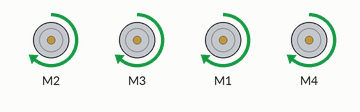
Bench run of a sketch on a simulated Arduino Uno, built with avr-gcc and run on an emulated ATmega328P. On the bench: 4 × DC motor (green arrow = forward, orange = backward, longer = faster).

Above: at 1.5 s.
At 4.5 s:
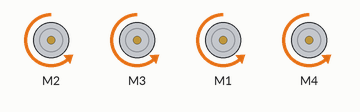
At 6.5 s:
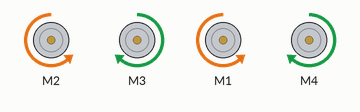
Timing chart, 0 to 9.1 s (numbered marks = the images above):
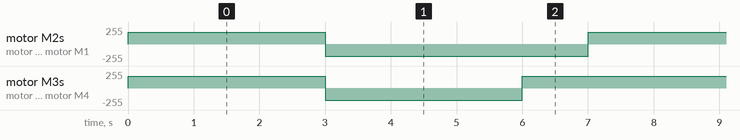

The sketch:

0._Vehicle_command_Control.ino
```cpp
// Created by RoboticSchools.
// Robotics and Coding always fun when we're doing with our hands.
// " Welcome to the Roboteer's World "

// COMMAND CONTROL - 4 WHEEL DRIVE

#include "AFMotor.h"

const int MOTOR_1 = 2;
const int MOTOR_2 = 3;
const int MOTOR_3 = 1;
const int MOTOR_4 = 4;

AF_DCMotor motor1(MOTOR_1, MOTOR12_64KHZ); // create motor object, 64KHz pwm
AF_DCMotor motor2(MOTOR_2, MOTOR12_64KHZ); // create motor object, 64KHz pwm
AF_DCMotor motor3(MOTOR_3, MOTOR12_64KHZ); // create motor object, 64KHz pwm
AF_DCMotor motor4(MOTOR_4, MOTOR12_64KHZ); // create motor object, 64KHz pwm

int Speed = 180;

void setup() {

motor1.setSpeed(Speed);
motor2.setSpeed(Speed);
motor3.setSpeed(Speed);
motor4.setSpeed(Speed);

}

void loop(){

motor1.run(FORWARD);
motor2.run(FORWARD);
motor3.run(FORWARD);
motor4.run(FORWARD);

delay(3000);

motor1.run(BACKWARD);
motor2.run(BACKWARD);
motor3.run(BACKWARD);
motor4.run(BACKWARD);

delay(3000);

motor1.run(BACKWARD);
motor2.run(FORWARD);
motor3.run(BACKWARD);
motor4.run(FORWARD);

delay(1000);

}
```

Measured:
- by itself, motor M2, motor M1: alternates forward 180/255 for 3.0 s and backward 180/255 for 4.0 s
- by itself, motor M3, motor M4: repeats every 7.0 s: backward 180/255 3.0 s, forward 180/255 4.0 s
